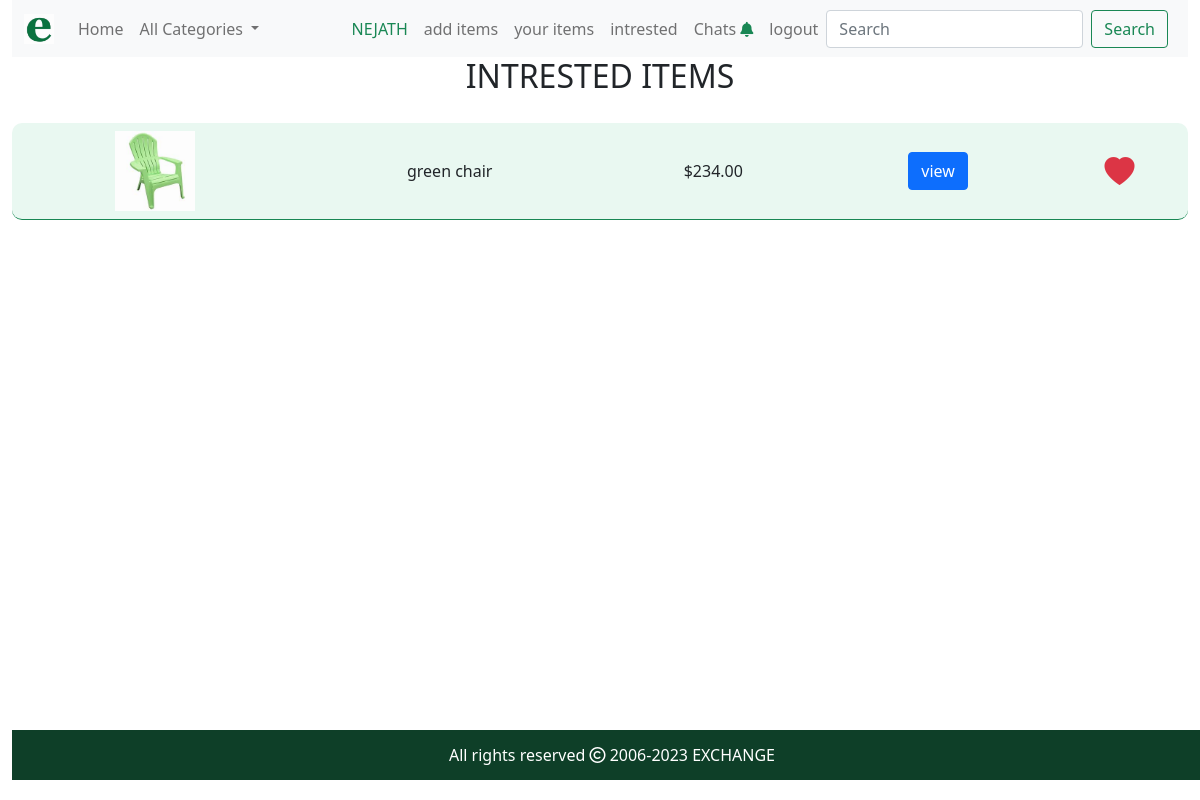
Before: /liked/ (signed in) with the older database file.
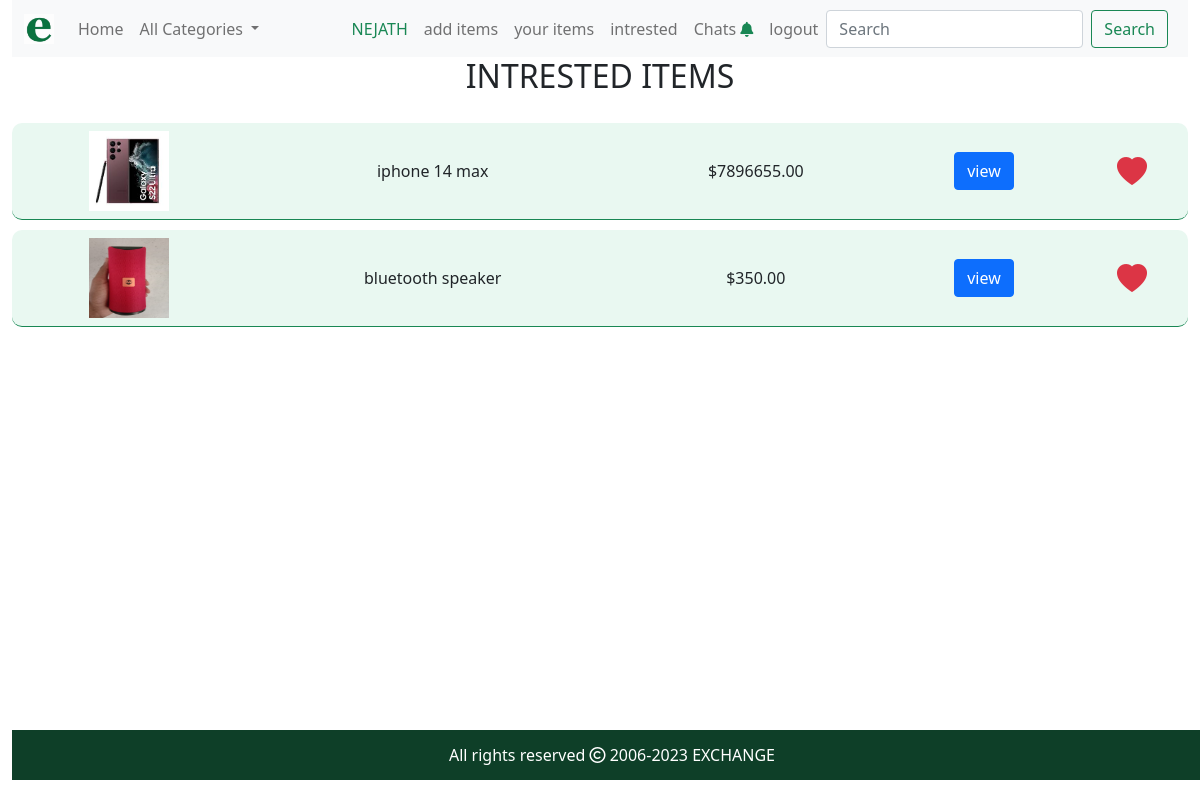
After: the same page with the newer database file.
### cart/models.py (models this page shows, shortened)
class Liked(models.Model):
    user=models.ForeignKey(User,on_delete=models.CASCADE)
    products = models.ForeignKey(Products, on_delete=models.CASCADE)
    date_added=models.DateField(auto_now_add=True)

### shop/models.py (models this page shows, shortened)
class Products(models.Model):
    user = models.ForeignKey(User, on_delete=models.CASCADE)
    category = models.ForeignKey(Category, on_delete=models.CASCADE)
    name = models.CharField(max_length=200,)
    description = models.TextField(blank=True)
    price = models.DecimalField(max_digits=10, decimal_places=2)
    address = models.TextField()
    phone = models.CharField(max_length=20)
    image1 = models.ImageField(upload_to='product_image', null=True)
    image2 = models.ImageField(upload_to='product_image', null=True)
    image3 = models.ImageField(upload_to='product_image', null=True)
    created = models.DateTimeField(auto_now_add=True)
    updated = models.DateTimeField(auto_now=True)

### cart/views.py (the view)
# urls.py: path('',views.likedview,name='likedview'),
@login_required()
def likedview(request):
    liked=None
    user=request.user
    try:
        liked=Liked.objects.filter(user=user).order_by('-id')
    except Liked.DoesNotExist:
        pass
    return render(request,'likedview.html',{'liked':liked})

### cart/context_processors.py (called while the page is built)
def like_counter(request):
    like_count = 0
    if request.user.is_authenticated:
        user = request.user
        try:
            likes = Liked.objects.filter(user=user)
            for i in likes:
                like_count += 1
        except:
            like_count = None
    return {'like_count': like_count}

### chats/context_processors.py (called while the page is built)
def conv_noti(request):
    n=False
    if request.user.is_authenticated:
        u = request.user
        c = Conversation.objects.filter(participants=u).filter(notification=True)
        for i in c:
            if(i.latest_message.sender != u):
                n=True
                break
            else:
                pass
        else:
            pass
    return {'n':n}

### shop/context_processors.py (called while the page is built)
def menu_links(request):
    links=Category.objects.all()
    return {'links':links}

### templates/likedview.html (shortened to what this page needs)
{% extends 'base.html' %}
{% load static %}
{% block content%}
<h2 class="text-center">INTRESTED ITEMS</h2>
<table class="table text-center align-middle" style="border-collapse:separate;border-spacing:0 10px;">
    {% for i in liked %}
    <tr style="background-color:#e9f8f1;" class="border border-success">
            {% if i.products.image1 %}
        <td style=" border-radius:10px 0px 0px 10px;"><img src="{{i.products.image1.url}}"  alt="..." height="80px" width="80px"></td>
            {% else %}
        <td><img src="" class="card-img-top"  alt="..." height="250px"></td>
            {% endif %}
       <td>{{i.products.name}}</td>
        <td>${{i.products.price}}</td>
        <td><a href="{% url 'shop:item_details' i.products.id %}" class="btn btn-primary btn-md">view</a></td>
        <td style=" border-radius:0px 10px 10px 0px;"><a href="{% url 'cart:like' i.products.id %}" ><i style="font-size:30px;" class="bi bi-heart-fill text-danger"></i></a></td>
    </tr>
    {% empty %}
        <h5 class="text-center text-danger">NOTHING TO SHOW</h5>
    {% endfor %}
</table>
{% endblock%}

Changed rows visible on the page:
removed Liked: products.image1 (picture), products.name "green chair", products.price "234.00"
added Liked: products.image1 (picture), products.name "iphone 14 max", products.price "7896655.00"
added Liked: products.image1 (picture), products.name "bluetooth speaker", products.price "350.00"
